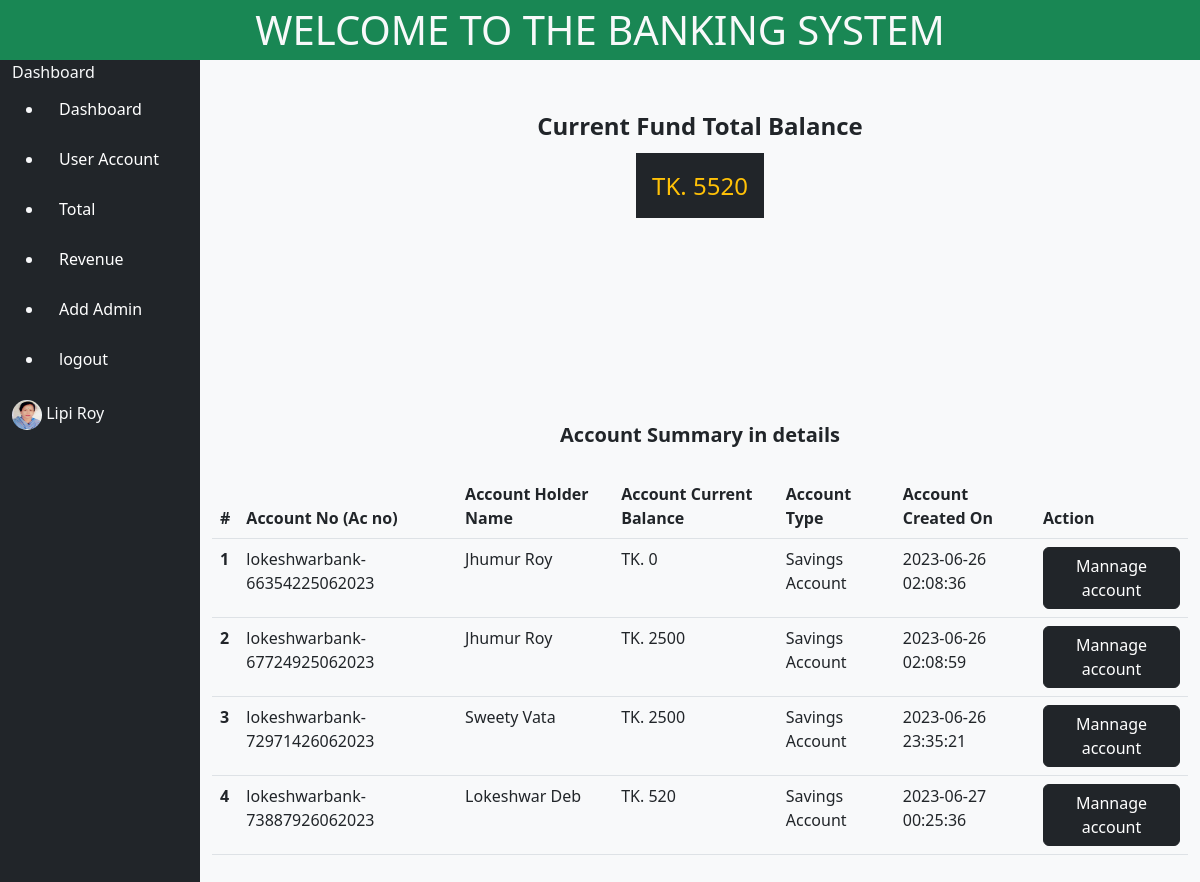
/total_fund (signed in), run on the app's committed database.
### tables this page shows
CREATE TABLE `ac_holders` (
  `id` int(11) NOT NULL,
  `account_no` varchar(255) NOT NULL,
  `ac_holder_name` varchar(255) NOT NULL,
  `ac_holder_current_balance` int(255) NOT NULL,
  `ac_holder_age` varchar(255) NOT NULL,
  `ac_type` varchar(255) NOT NULL,
  `ac_holder_img` varchar(255) NOT NULL,
  `ac_holder_c_address` varchar(255) NOT NULL,
  `ac_holder_p_address` varchar(255) NOT NULL,
  `account_status` varchar(255) NOT NULL,
  `datetime` datetime NOT NULL DEFAULT current_timestamp()
);

### controllers/total_fund.php (called while the page is built)
<?php
require __DIR__ . "/../view/pages/total_fund.php";
?>

### config/conn.php (called while the page is built, shortened)
<?php
class connect{
    protected function db_connect(){
        $this->db_hostname = "localhost";
        $this->db_username = "root";
        $this->db_password = "";
        $this->dbname = "lokbanksys";
        $conn = new mysqli($this->db_hostname, $this->db_username, $this->db_password, $this->dbname);
        return $conn;
    }
}
?>

### models/get_sql_db_info.php (called while the page is built, shortened)
<?php
class sql_info extends connect {
    public function all_sql_info($table_name){
        $sql_all_info = "SELECT * FROM `$table_name`";
        $result = $this->db_connect()->query($sql_all_info);
        return $result;
    }
}
?>

### view/pages/total_fund.php (the view, shortened to what this page needs)
<?php
require __DIR__ . "/inc/_header.php";
require __DIR__ .  "/../../config/conn.php";
include __DIR__ . "/../../models/get_sql_db_info.php";
$sql = new sql_info;
?>
<main class="bg-dark">
    <div class="container-fluid " style="min-height:100vh; height: auto;">
        <?php
        include "inc/_navbar.php";
        ?>
        <div class="col-10 bg-light" style="min-height:100vh;height: auto;">
            <div class="text-center fs-4 fw-bold mb-4 mt-4 pt-4">
                Current Fund Total Balance
            </div>
            <div class="container text-center text-warning mt-4 pb-4 mb-4 fs-4 ">
                <span class="bg-dark p-3">
                    TK.
                    <?php
                    $result = $sql->all_sql_info('ac_holders');
                    $array_value = [];
                    while ($row = $result->fetch_assoc()) {
                        if ($row['ac_holder_current_balance'] == '') {
                            echo 0;
                        } else {
                            $arr_val = $row['ac_holder_current_balance'];
                            array_push($array_value, $arr_val);
                        }
                    }
                    $value_array_sum = array_sum($array_value);
                    print_r($value_array_sum);
                    ?>
                </span>
            </div>
            <?php
            $result = $sql->all_sql_info('ac_holders');
            while ($row = $result->fetch_assoc()) {
                $account_status = $row['account_status'];
                if ($account_status == "Account Closed") {
                    echo '<table class="table mb-5 pb-5 ">';
                } else {
                    echo '<table class="table mb-5 pb-5">';
                }
            } ?>
            <thead>
                <tr>
                    <th scope="col">#</th>
                    <th scope="col">Account No (Ac no)</th>
                    <th scope="col">Account Holder Name</th>
                    <th scope="col">Account Current Balance</th>
                    <th scope="col">Account Type</th>
                    <th scope="col">Account Created On</th>
                    <th scope="col">Action</th>
                </tr>
            </thead>
            <tbody>
                <div class="text-center fs-5 fw-bold mb-4 mt-4 pt-4">
                    Account Summary in details
                </div>
                <?php
                $sql = new sql_info();
                $result = $sql->all_sql_info("ac_holders");
                $num  =  $result->num_rows;
                if ($num > 0) {
                    $sl_no = 1;
                    while ($row = $result->fetch_assoc()) {
                        echo '
                                <tr>
                                <th scope="row">' . $sl_no . '</th>
                                <td>' . $row["account_no"] . '</td>
                                <td>' . $row["ac_holder_name"] . '</td>
                                <td>TK. ' . $row["ac_holder_current_balance"] . '</td>
                                <td>' . $row["ac_type"] . '</td>
                                <td >' . $row["datetime"] . '</td>
                                <td ><a href="/manage_account?ac_no=' . $row['account_no'] . '"><button class="btn btn-dark">Mannage account</button></a></td>
                              </tr>
            ';
                        $sl_no++;
                    }
                } else {
                    echo error_msg("The sheet has no entry");
                }
                ?>
            </tbody>
            </table>
        </div>
    </div>
    </div>
</main>

### assets/css/style.css (style rules this page uses)
:root { --custom-success-color: #198754; }
body { background-color: var(--custom-success-color) !important; }

### data on the page
ac_holders: account_no "lokeshwarbank-66354225062023", ac_holder_name "Jhumur Roy", ac_holder_current_balance "0", ac_type "Savings Account", datetime "2023-06-26 02:08:36"
ac_holders: account_no "lokeshwarbank-67724925062023", ac_holder_name "Jhumur Roy", ac_holder_current_balance "2500", ac_type "Savings Account", datetime "2023-06-26 02:08:59"
ac_holders: account_no "lokeshwarbank-72971426062023", ac_holder_name "Sweety Vata", ac_holder_current_balance "2500", ac_type "Savings Account", datetime "2023-06-26 23:35:21"
ac_holders: account_no "lokeshwarbank-73887926062023", ac_holder_name "Lokeshwar Deb", ac_holder_current_balance "520", ac_type "Savings Account", datetime "2023-06-27 00:25:36"

### other printed values
$_SESSION['admin_username'] "Lipi Roy"
